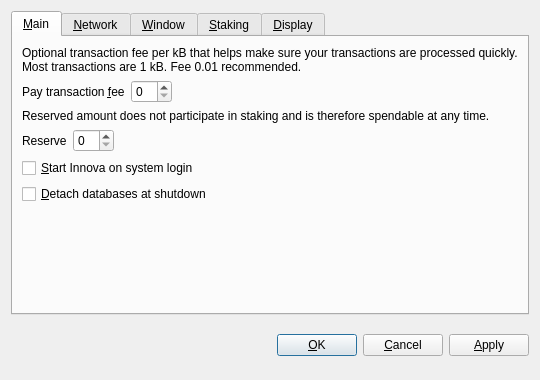
<?xml version="1.0" encoding="UTF-8"?>
<ui version="4.0">
 <class>OptionsDialog</class>
 <widget class="QDialog" name="OptionsDialog">
  <property name="geometry">
   <rect>
    <x>0</x>
    <y>0</y>
    <width>540</width>
    <height>380</height>
   </rect>
  </property>
  <property name="windowTitle">
   <string>Options</string>
  </property>
  <property name="modal">
   <bool>true</bool>
  </property>
  <layout class="QVBoxLayout" name="verticalLayout">
   <item>
    <widget class="QTabWidget" name="tabWidget">
     <property name="tabPosition">
      <enum>QTabWidget::North</enum>
     </property>
     <property name="currentIndex">
      <number>0</number>
     </property>
     <widget class="QWidget" name="tabMain">
      <attribute name="title">
       <string>&amp;Main</string>
      </attribute>
      <layout class="QVBoxLayout" name="verticalLayout_Main">
       <item>
        <widget class="QLabel" name="transactionFeeInfoLabel">
         <property name="text">
          <string>Optional transaction fee per kB that helps make sure your transactions are processed quickly. Most transactions are 1 kB. Fee 0.01 recommended.</string>
         </property>
         <property name="textFormat">
          <enum>Qt::PlainText</enum>
         </property>
         <property name="wordWrap">
          <bool>true</bool>
         </property>
        </widget>
       </item>
       <item>
        <layout class="QHBoxLayout" name="horizontalLayoutFee">
         <item>
          <widget class="QLabel" name="transactionFeeLabel">
           <property name="text">
            <string>Pay transaction &amp;fee</string>
           </property>
           <property name="textFormat">
            <enum>Qt::PlainText</enum>
           </property>
           <property name="buddy">
            <cstring>transactionFee</cstring>
           </property>
          </widget>
         </item>
         <item>
          <widget class="BitcoinAmountField" name="transactionFee"/>
         </item>
         <item>
          <spacer name="horizontalSpacerFee">
           <property name="orientation">
            <enum>Qt::Horizontal</enum>
           </property>
           <property name="sizeHint" stdset="0">
            <size>
             <width>40</width>
             <height>20</height>
            </size>
           </property>
          </spacer>
         </item>
        </layout>
       </item>
       <item>
        <widget class="QLabel" name="reserveBalanceInfoLabel">
         <property name="text">
          <string>Reserved amount does not participate in staking and is therefore spendable at any time.</string>
         </property>
         <property name="textFormat">
          <enum>Qt::PlainText</enum>
         </property>
         <property name="wordWrap">
          <bool>true</bool>
         </property>
        </widget>
       </item>
       <item>
        <layout class="QHBoxLayout" name="horizontalLayoutReserveBalance">
         <item>
          <widget class="QLabel" name="reserveBalanceLabel">
           <property name="text">
            <string>Reserve</string>
           </property>
           <property name="textFormat">
            <enum>Qt::PlainText</enum>
           </property>
           <property name="buddy">
            <cstring>reserveBalance</cstring>
           </property>
          </widget>
         </item>
         <item>
          <widget class="BitcoinAmountField" name="reserveBalance"/>
         </item>
         <item>
          <spacer name="horizontalSpacerReserveBalance">
           <property name="orientation">
            <enum>Qt::Horizontal</enum>
           </property>
           <property name="sizeHint" stdset="0">
            <size>
             <width>40</width>
             <height>20</height>
            </size>
           </property>
          </spacer>
         </item>
        </layout>
       </item>
       <item>
        <widget class="QCheckBox" name="bitcoinAtStartup">
         <property name="toolTip">
          <string>Automatically start Innova after logging in to the system.</string>
         </property>
         <property name="text">
          <string>&amp;Start Innova on system login</string>
         </property>
        </widget>
       </item>
       <item>
        <widget class="QCheckBox" name="detachDatabases">
         <property name="toolTip">
          <string>Detach block and address databases at shutdown. This means they can be moved to another data directory, but it slows down shutdown. The wallet is always detached.</string>
         </property>
         <property name="text">
          <string>&amp;Detach databases at shutdown</string>
         </property>
        </widget>
       </item>
       <item>
        <layout class="QHBoxLayout" name="horizontalLayout_2"/>
       </item>
       <item>
        <spacer name="verticalSpacer_Main">
         <property name="orientation">
          <enum>Qt::Vertical</enum>
         </property>
         <property name="sizeHint" stdset="0">
          <size>
           <width>20</width>
           <height>40</height>
          </size>
         </property>
        </spacer>
       </item>
      </layout>
     </widget>
     <widget class="QWidget" name="tabNetwork">
      <attribute name="title">
       <string>&amp;Network</string>
      </attribute>
      <layout class="QVBoxLayout" name="verticalLayout_Network">
       <item>
        <widget class="QCheckBox" name="mapPortUpnp">
         <property name="toolTip">
          <string>Automatically open the Innova client port on the router. This only works when your router supports UPnP and it is enabled.</string>
         </property>
         <property name="text">
          <string>Map port using &amp;UPnP</string>
         </property>
        </widget>
       </item>
       <item>
        <widget class="QCheckBox" name="connectSocks">
         <property name="toolTip">
          <string>Connect to the Innova network through a SOCKS proxy (e.g. when connecting through Tor).</string>
         </property>
         <property name="text">
          <string>&amp;Connect through SOCKS proxy:</string>
         </property>
        </widget>
       </item>
       <item>
        <layout class="QHBoxLayout" name="horizontalLayout_Network">
         <item>
          <widget class="QLabel" name="proxyIpLabel">
           <property name="text">
            <string>Proxy &amp;IP:</string>
           </property>
           <property name="textFormat">
            <enum>Qt::PlainText</enum>
           </property>
           <property name="buddy">
            <cstring>proxyIp</cstring>
           </property>
          </widget>
         </item>
         <item>
          <widget class="QValidatedLineEdit" name="proxyIp">
           <property name="maximumSize">
            <size>
             <width>140</width>
             <height>16777215</height>
            </size>
           </property>
           <property name="toolTip">
            <string>IP address of the proxy (e.g. 127.0.0.1)</string>
           </property>
          </widget>
         </item>
         <item>
          <widget class="QLabel" name="proxyPortLabel">
           <property name="text">
            <string>&amp;Port:</string>
           </property>
           <property name="textFormat">
            <enum>Qt::PlainText</enum>
           </property>
           <property name="buddy">
            <cstring>proxyPort</cstring>
           </property>
          </widget>
         </item>
         <item>
          <widget class="QLineEdit" name="proxyPort">
           <property name="maximumSize">
            <size>
             <width>55</width>
             <height>16777215</height>
            </size>
           </property>
           <property name="toolTip">
            <string>Port of the proxy (e.g. 9050)</string>
           </property>
          </widget>
         </item>
         <item>
          <widget class="QLabel" name="socksVersionLabel">
           <property name="text">
            <string>SOCKS &amp;Version:</string>
           </property>
           <property name="textFormat">
            <enum>Qt::PlainText</enum>
           </property>
           <property name="buddy">
            <cstring>socksVersion</cstring>
           </property>
          </widget>
         </item>
         <item>
          <widget class="QValueComboBox" name="socksVersion">
           <property name="toolTip">
            <string>SOCKS version of the proxy (e.g. 5)</string>
           </property>
          </widget>
         </item>
         <item>
          <spacer name="horizontalSpacer_Network">
           <property name="orientation">
            <enum>Qt::Horizontal</enum>
           </property>
           <property name="sizeHint" stdset="0">
            <size>
             <width>40</width>
             <height>20</height>
            </size>
           </property>
          </spacer>
         </item>
        </layout>
       </item>
       <item>
        <spacer name="verticalSpacer_Network">
         <property name="orientation">
          <enum>Qt::Vertical</enum>
         </property>
         <property name="sizeHint" stdset="0">
          <size>
           <width>20</width>
           <height>40</height>
          </size>
         </property>
        </spacer>
       </item>
      </layout>
     </widget>
     <widget class="QWidget" name="tabWindow">
      <attribute name="title">
       <string>&amp;Window</string>
      </attribute>
      <layout class="QVBoxLayout" name="verticalLayout_Window">
       <item>
        <widget class="QCheckBox" name="minimizeToTray">
         <property name="toolTip">
          <string>Show only a tray icon after minimizing the window.</string>
         </property>
         <property name="text">
          <string>&amp;Minimize to the tray instead of the taskbar</string>
         </property>
        </widget>
       </item>
       <item>
        <widget class="QCheckBox" name="minimizeOnClose">
         <property name="toolTip">
          <string>Minimize instead of exit the application when the window is closed. When this option is enabled, the application will be closed only after selecting Quit in the menu.</string>
         </property>
         <property name="text">
          <string>M&amp;inimize on close</string>
         </property>
        </widget>
       </item>
       <item>
        <spacer name="verticalSpacer_Window">
         <property name="orientation">
          <enum>Qt::Vertical</enum>
         </property>
         <property name="sizeHint" stdset="0">
          <size>
           <width>20</width>
           <height>40</height>
          </size>
         </property>
        </spacer>
       </item>
      </layout>
     </widget>
     <widget class="QWidget" name="tabStaking">
      <attribute name="title">
       <string>&amp;Staking</string>
      </attribute>
      <layout class="QVBoxLayout" name="verticalLayout_Staking">
       <item>
        <widget class="QLabel" name="stakingModeInfoLabel">
         <property name="text">
          <string>Choose how your wallet stakes coins. Transparent uses regular coins, and Cold Staking delegates to a VPS node.</string>
         </property>
         <property name="wordWrap">
          <bool>true</bool>
         </property>
        </widget>
       </item>
       <item>
        <layout class="QHBoxLayout" name="horizontalLayout_StakingMode">
         <item>
          <widget class="QLabel" name="stakingModeLabel">
           <property name="text">
            <string>Staking &amp;Mode:</string>
           </property>
           <property name="buddy">
            <cstring>stakingMode</cstring>
           </property>
          </widget>
         </item>
         <item>
          <widget class="QValueComboBox" name="stakingMode">
           <property name="toolTip">
            <string>Select staking mode: Transparent (standard) or Cold (delegated to VPS)</string>
           </property>
          </widget>
         </item>
         <item>
          <spacer name="horizontalSpacer_Staking">
           <property name="orientation">
            <enum>Qt::Horizontal</enum>
           </property>
           <property name="sizeHint" stdset="0">
            <size>
             <width>40</width>
             <height>20</height>
            </size>
           </property>
          </spacer>
         </item>
        </layout>
       </item>
       <item>
        <widget class="QLabel" name="stakingModeDescLabel">
         <property name="text">
          <string>Transparent: Stakes with regular coins. Standard Proof-of-Stake.</string>
         </property>
         <property name="wordWrap">
          <bool>true</bool>
         </property>
        </widget>
       </item>
       <item>
        <spacer name="verticalSpacer_Staking">
         <property name="orientation">
          <enum>Qt::Vertical</enum>
         </property>
         <property name="sizeHint" stdset="0">
          <size>
           <width>20</width>
           <height>40</height>
          </size>
         </property>
        </spacer>
       </item>
      </layout>
     </widget>
     <widget class="QWidget" name="tabDisplay">
      <attribute name="title">
       <string>&amp;Display</string>
      </attribute>
      <layout class="QVBoxLayout" name="verticalLayout_Display">
       <item>
        <layout class="QHBoxLayout" name="horizontalLayout_1_Display">
         <item>
          <widget class="QLabel" name="langLabel">
           <property name="text">
            <string>User Interface &amp;language:</string>
           </property>
           <property name="textFormat">
            <enum>Qt::PlainText</enum>
           </property>
           <property name="buddy">
            <cstring>lang</cstring>
           </property>
          </widget>
         </item>
         <item>
          <widget class="QValueComboBox" name="lang">
           <property name="toolTip">
            <string>The user interface language can be set here. This setting will take effect after restarting Innova.</string>
           </property>
          </widget>
         </item>
        </layout>
       </item>
       <item>
        <layout class="QHBoxLayout" name="horizontalLayout_2_Display">
         <item>
          <widget class="QLabel" name="unitLabel">
           <property name="text">
            <string>&amp;Unit to show amounts in:</string>
           </property>
           <property name="textFormat">
            <enum>Qt::PlainText</enum>
           </property>
           <property name="buddy">
            <cstring>unit</cstring>
           </property>
          </widget>
         </item>
         <item>
          <widget class="QValueComboBox" name="unit">
           <property name="toolTip">
            <string>Choose the default subdivision unit to show in the interface and when sending coins.</string>
           </property>
          </widget>
         </item>
        </layout>
       </item>
       <item>
        <widget class="QCheckBox" name="displayAddresses">
         <property name="toolTip">
          <string>Whether to show Innova addresses in the transaction list or not.</string>
         </property>
         <property name="text">
          <string>&amp;Display addresses in transaction list</string>
         </property>
        </widget>
       </item>
       <item>
        <widget class="QCheckBox" name="coinControlFeatures">
         <property name="toolTip">
          <string>Whether to show coin control features or not.</string>
         </property>
         <property name="text">
          <string>Display coin &amp;control features (experts only!)</string>
         </property>
        </widget>
       </item>
       <item>
        <spacer name="verticalSpacer_Display">
         <property name="orientation">
          <enum>Qt::Vertical</enum>
         </property>
         <property name="sizeHint" stdset="0">
          <size>
           <width>20</width>
           <height>40</height>
          </size>
         </property>
        </spacer>
       </item>
      </layout>
     </widget>
    </widget>
   </item>
   <item>
    <layout class="QHBoxLayout" name="horizontalLayout_Buttons">
     <item>
      <spacer name="horizontalSpacer_1">
       <property name="orientation">
        <enum>Qt::Horizontal</enum>
       </property>
       <property name="sizeHint" stdset="0">
        <size>
         <width>40</width>
         <height>48</height>
        </size>
       </property>
      </spacer>
     </item>
     <item>
      <widget class="QLabel" name="statusLabel">
       <property name="font">
        <font>
         <weight>75</weight>
         <bold>true</bold>
        </font>
       </property>
       <property name="text">
        <string/>
       </property>
       <property name="textFormat">
        <enum>Qt::PlainText</enum>
       </property>
       <property name="wordWrap">
        <bool>true</bool>
       </property>
      </widget>
     </item>
     <item>
      <spacer name="horizontalSpacer_2">
       <property name="orientation">
        <enum>Qt::Horizontal</enum>
       </property>
       <property name="sizeHint" stdset="0">
        <size>
         <width>40</width>
         <height>48</height>
        </size>
       </property>
      </spacer>
     </item>
     <item>
      <widget class="QPushButton" name="okButton">
       <property name="text">
        <string>&amp;OK</string>
       </property>
      </widget>
     </item>
     <item>
      <widget class="QPushButton" name="cancelButton">
       <property name="text">
        <string>&amp;Cancel</string>
       </property>
       <property name="autoDefault">
        <bool>false</bool>
       </property>
      </widget>
     </item>
     <item>
      <widget class="QPushButton" name="applyButton">
       <property name="text">
        <string>&amp;Apply</string>
       </property>
       <property name="autoDefault">
        <bool>false</bool>
       </property>
      </widget>
     </item>
    </layout>
   </item>
  </layout>
 </widget>
 <customwidgets>
  <customwidget>
   <class>BitcoinAmountField</class>
   <extends>QSpinBox</extends>
   <header>bitcoinamountfield.h</header>
  </customwidget>
  <customwidget>
   <class>QValueComboBox</class>
   <extends>QComboBox</extends>
   <header>qvaluecombobox.h</header>
  </customwidget>
  <customwidget>
   <class>QValidatedLineEdit</class>
   <extends>QLineEdit</extends>
   <header>qvalidatedlineedit.h</header>
  </customwidget>
 </customwidgets>
 <resources/>
 <connections/>
</ui>
